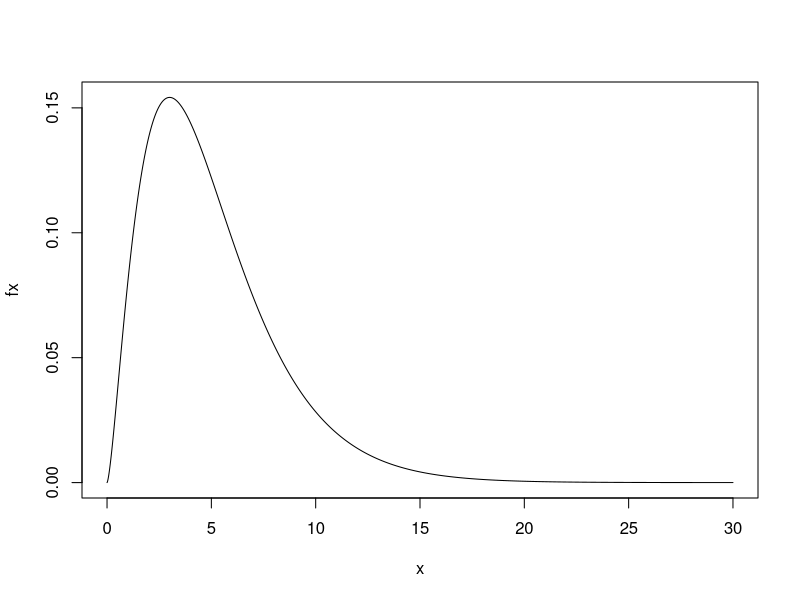
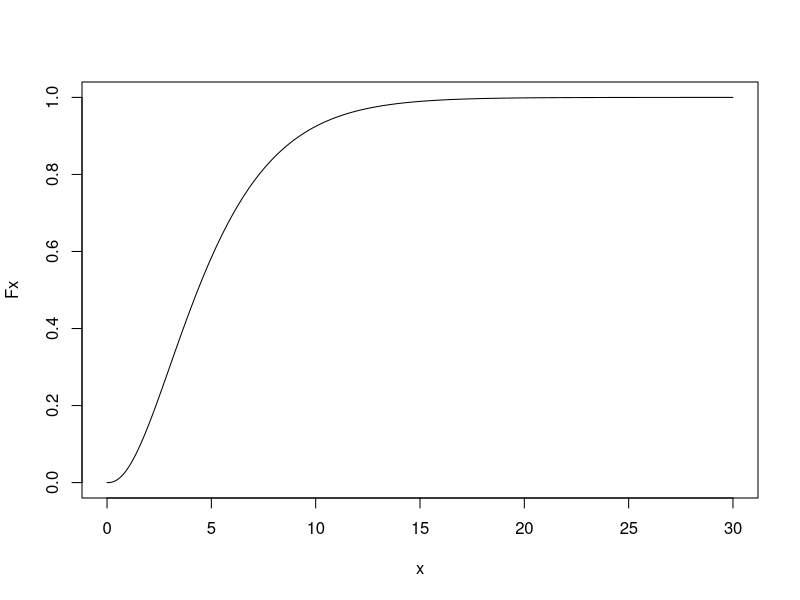
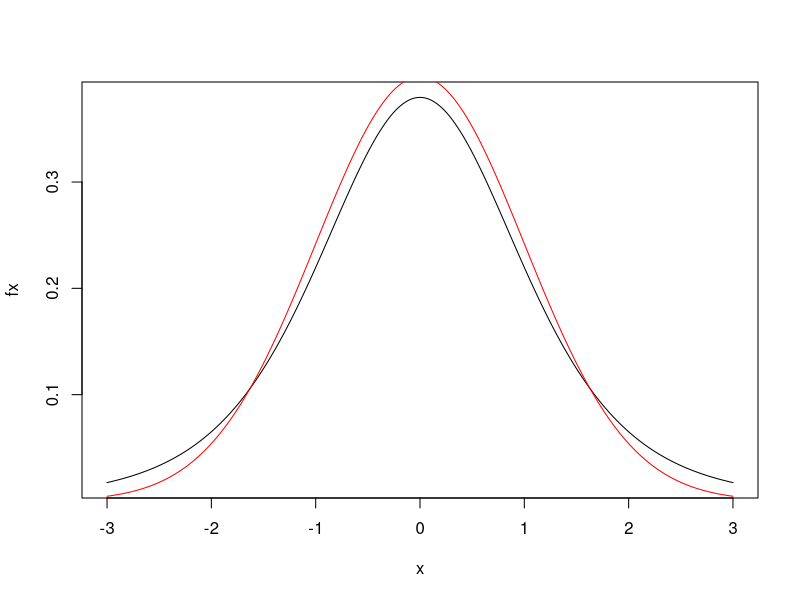
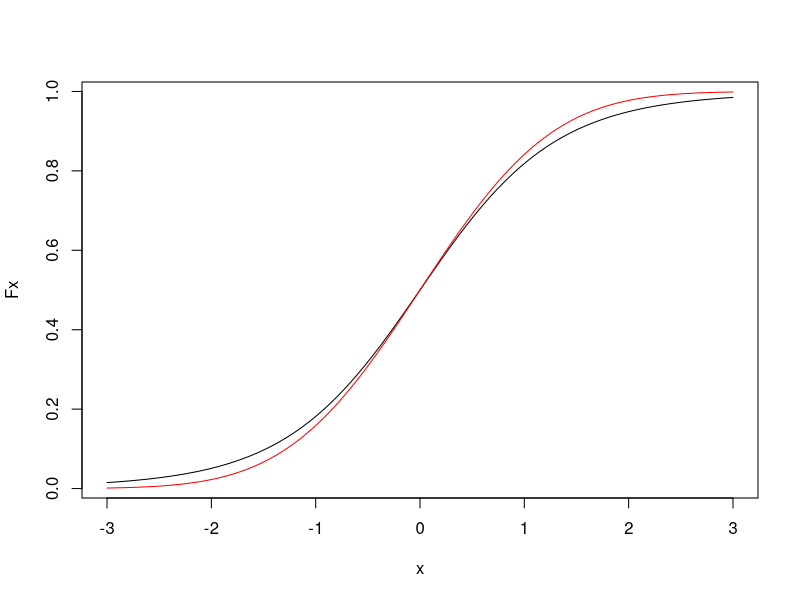
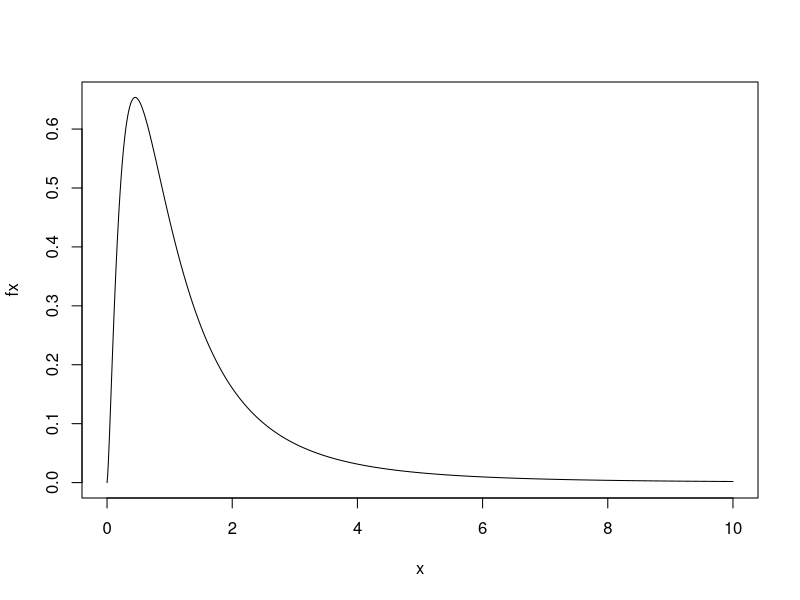
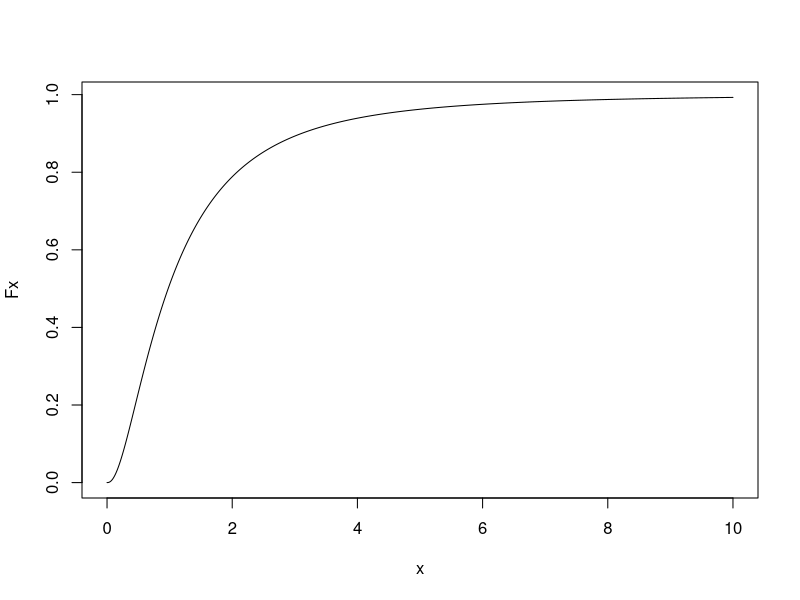
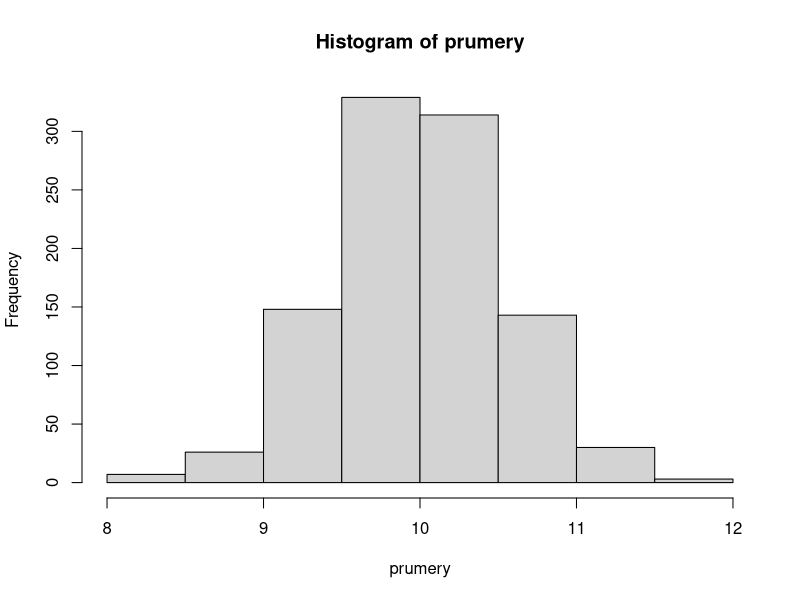
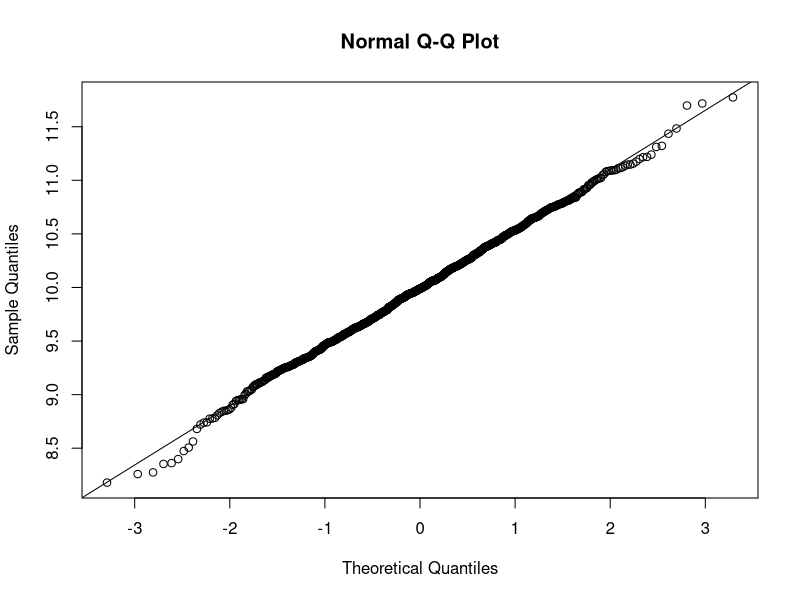

Here is the R script that generated these plots, in order:
# ......................................................................................
# ......................... Cvičení 7. Výběrové charakteristiky.........................
# ..................................... Michal Béreš....................................
# ......................................................................................

# Nezobrazuje-li se vám text korektně, nastavte File \ Reopen with Encoding... na UTF-8
# Pro zobrazení obsahu skriptu použijte CTRL+SHIFT+O
# Pro spouštění příkazů v jednotlivých řádcích použijte CTRL+ENTER

#  Další vybraná spojitá rozdělení ####
# * $\chi^2$ - Chí-kvadrát rozdělení (Pearsnovo rozdělení) ####
# - Použítí: při odhadu směrodatné odchylky (za použití výběrové)
# - Má jediný parametr - počet stupňů volnosti
# - $\frac{S^2}{\sigma^2}(n-1) \sim \chi^2_{n-1}$
#     - $S$ je výběrová směrodatná odchylka


n <- 5 # počet stupňů volnosti
x <- seq(from = 0, to = 30, by = 0.01) # osa x
fx <- dchisq(x = x, df = n) # hustota pravděpodobnosti chí-kvad. rozdělení

plot(x, fx, type = "l")


Fx <- pchisq(q = x, df = n) # distrib. fce. chí-kvad. rozdělení

plot(x, Fx, type = "l")


# * $t$ - Studentovo rozdělení ####
# - Použití: při odhadu střední hodnoty bez přesné znalosti rozptylu (pouze výběrového
# rozptylu)
# - $\frac{\bar X - \mu}{S}\sqrt{n} \sim t_{n-1} $
#     - $\bar X$ je výběrový průměr
#     - $S$ je výběrová směrodatná odchylka
# - s rostoucím počtem stupňů volnosti konverguje k normovanému normálnímu rozdělení


n <- 5 # počet stupňů volnosti
x <- seq(from = -3, to = 3, by = 0.01) # osa x
fx <- dt(x = x, df = n) # hustota pravděpodobnosti studentova rozdělení

plot(x, fx, type = "l")

fnorm <- dnorm(x, mean = 0, sd = 1) # hodnoty norm. normálního roz.
lines(x, fnorm, col = "red") # do posledního grafu


Fx <- pt(q = x, df = n) # hustota pravděpodobnosti studentova rozdělení

plot(x, Fx, type = "l")

Fnorm <- pnorm(x, mean = 0, sd = 1) # hodnoty norm. normálního roz.
lines(x, Fnorm, col = "red") # do posledního grafu


# * $F$ - Fisher-Snedecorovo rozdělení ####
# - Používá se k testování schody rozptylů
# - $\frac{S_1^2/\sigma_1^2}{S_2^2/\sigma_2^2} \sim F_{n_1 - 1, n_2 - 1}$


n <- 5 # počet stupňů volnosti výběr. 1
m <- 6 # počet stupňů volnosti výběr. 2
x <- seq(from = 0, to = 10, by = 0.01) # osa x
fx <- df(x = x, df1 = n, df2 = m) # hustota pravděpodobnosti chí-kvad. rozdělení

plot(x, fx, type = "l")


Fx <- pf(q = x, df1 = n, df2 = m) # hustota pravděpodobnosti chí-kvad. rozdělení

plot(x, Fx, type = "l")


#  Jak se chová průměr hodnot z normálního rozdělení? ####
# Funkce **rnorm(n, mean, sd)** generuje **n** hodnot z normálního rozdělení se střední
# hodnotou **mean** a směrodatnou odchylkou **sd**.


vel_nah_vyberu <- 30
mu <- 10
sigma <- 3
nah_vyber <- rnorm(n = vel_nah_vyberu, mean = mu, sd = sigma)
nah_vyber


mean(nah_vyber)
sd(nah_vyber)


# ** Náhodná veličina: průměr hodnot ####


poc_vyberu <- 1000
prumery <- numeric(poc_vyberu) # numeric vyrobi vektor 0
smer_odchylky <- numeric(poc_vyberu)
for (i in 1:poc_vyberu) {
  nah_vyber <- rnorm(n = vel_nah_vyberu, mean = mu, sd = sigma)
  prumery[i] <- mean(nah_vyber)
  smer_odchylky[i] <- sd(nah_vyber)
}


hist(prumery)


qqnorm(prumery)
qqline(prumery)


mean(prumery)
sd(prumery)
sigma / sqrt(vel_nah_vyberu)


#  Jak se chová průměr hodnot z uniformního rozdělení? ####
# Fukce **runif(n, min, max)** generuje **n** hodnot z uniformního rozdělení
# U(**min,max**).


vel_nah_vyberu <- 30
a <- 1
b <- 7
nah_vyber <- runif(n = vel_nah_vyberu, min = a, max = b)
# nah_vyber


hist(nah_vyber)
qqnorm(nah_vyber)
qqline(nah_vyber)


mu <- (a + b) / 2
mu
mean(nah_vyber)
sigma <- sqrt((b - a)^2 / 12)
sigma
sd(nah_vyber)


# ** Náhodná veličina: průměr hodnot ####


poc_vyberu <- 1000
prumery <- numeric(poc_vyberu)
smer_odchylky <- numeric(poc_vyberu)
for (i in 1:poc_vyberu) {
  nah_vyber <- runif(n = vel_nah_vyberu, min = a, max = b)
  prumery[i] <- mean(nah_vyber)
  smer_odchylky[i] <- sd(nah_vyber)
}


hist(prumery)


qqnorm(prumery)
qqline(prumery)


mean(prumery)
sd(prumery)
sigma / sqrt(vel_nah_vyberu)


#  Příklady ####
# * Příklad 1. ####
# Zatížení letadla s 64 místy nemá překročit 6 000 kg. Jaká je pravděpodobnost, že při
# plném obsazení bude tato hodnota překročena, má-li hmotnost cestujícího střední
# hodnotu 90 kg a směrodatnou odchylku 10 kg?


# X...hmotnost 64 cestujících
# X ~ N(64*90; 64*100)
# P(X > 6000) = 1 - F(6000)

1 - pnorm(q = 6000, mean = 64 * 90, sd = sqrt(64 * 100))


# * Příklad 2. ####
# Zásilka obsahuje 300 výrobků určitého typu. Je známo, že pravděpodobnost zhotovení
# vadného výrobku tohoto typu je 0,04.
# ** a)  ####
# Odhadněte pravděpodobnost, že absolutní odchylka podílu vadných výrobků v zásilce od
# pravděpodobnosti vyrobení vadného výrobku bude menší než 1 %.


# X = (p − π)/sqrt(π*(1 − π))*sqrt(n) ∼ N(0, 1)
# P(-0.01/sqrt(π*(1 − π))*sqrt(n) < X < 0.01/sqrt(π*(1 − π))*sqrt(n))
pi <- 0.04
n <- 300
bound <- 0.01 / sqrt(pi * (1 - pi)) * sqrt(n)
pnorm(q = bound, mean = 0, sd = 1) - pnorm(q = -bound, mean = 0, sd = 1)


# ** b)  ####
# Jak se změní výsledek, jestliže zásilka bude obsahovat 3 000 výrobků?


n <- 3000
bound <- 0.01 / sqrt(pi * (1 - pi)) * sqrt(n)
pnorm(q = bound, mean = 0, sd = 1) - pnorm(q = -bound, mean = 0, sd = 1)


# * Příklad 3. ####
# Cestující pravidelně jezdí do zaměstnání a zpět MHD. Je známo, že doba čekání na
# příjezd MHD se pohybuje v mezích od 0 do 3 minut. Jaká je pravděpodobnost, že celková
# doba čekání zaměstnance na příjezd MHD během 23 pracovních dnů bude kratší než 80
# minut?


# Y...doba i-tého čekání na MHD
# y ~ R(0; 3)
# X...celková doba čekání během 23 dnů (cesta tam a zpět ⇒ 46 čekání)
# X ~ N(46*EY; 46*DY)
# P(X < 80)

a <- 0
b <- 3
n <- 46
EY <- (a + b) / 2
DY <- (b - a)^2 / 12

pnorm(q = 80, mean = n * EY, sd = sqrt(n * DY))


# * Příklad 4. ####
# Předpokládejme, že průměrná spotřeba elektrické energie domácností v určitém městě v
# lednu je 120 kWh a směrodatná odchylka spotřeby je 100 kWh. Určete pravděpodobnost, že
# průměrná spotřeba 100 náhodně vybraných domácností bude větší než 140 kWh.


# Xi...spotřeba i-té domácnosti
# X...průměrná spotřeba 100 domácností
# X ~ N(EXi;Dxi/n)
# P(X > 140)

EXi <- 120
DXi <- 100^2
n <- 100
1 - pnorm(q = 140, mean = EXi, sd = sqrt(DXi / n))


# * Příklad 5. ####
# Společnost Acme Battery Company vyvinula nový typ baterie mobilních telefonů. V
# průměru vydrží baterie 60 minut na jedno nabití. Směrodatná odchylka této doby je 4
# minuty. Předpokládejme, že výrobní oddělení po 6 měsících spustí test kontroly
# kvality. Provedli dva náhodné výběry o rozsahu 10 baterií a v obou zjistili
# směrodatnou odchylku výdrže baterií větší než 6 minut. S jakou pravděpodobností takový
# výsledek mohli očekávat?


# X = (n − 1)S^2/σ^2
# X ∼ χ_n-1
# P(S > 6) = P(X > ...)

n <- 10
S_obs <- 6
sigma <- 4
X_obs <- (n - 1) * S_obs^2 / sigma^2

P_jedno_mereni <- 1 - pchisq(q = X_obs, df = n - 1)
P_jedno_mereni
P_jedno_mereni^2


# * Příklad 6. ####
# Z úmrtnostních tabulek vyplývá pravděpodobnost 0,99, že se 35 - letý muž dožije
# dalšího roku. Roční pojistné této věkové skupiny činí 2 000 Kč, v případě úmrtí
# pojišťovna vyplatí 100 000 Kč. Jaká je pravděpodobnost, že zisk z 500 pojištěných mužů
# ve věku 35 let bude alespoň 500 000 Kč? (Řešte dvěma způsoby - pomocí binomického
# rozdělení a pomoci aproximace binomického rozdělení rozdělením normálním.)


# X...počet mužů z 500, kteří se nedožijí dalšího roku
# X ~ Bi(500; 0.01)
# Z = 500 · 2 000 − X · 100 000
# P(Z ≥ 500 000) = P(X ≤ 5)

pbinom(5, size = 500, prob = 0.01)


# X ~ Bi(500; 0.01) ~ N(500*0.01; 500*0.01*(1-0.01))
# P(X ≤ 5) ~ P(X < 5.5) (oprava na spojitost)

pnorm(5.5, mean = 500 * 0.01, sd = sqrt(500 * 0.01 * (1 - 0.01)))


# * Příklad 7. ####
# Předpokládejme, že v populaci má přibližně 60 % mladých mužů vyšší než doporučenou
# hladinu cholesterolu v séru. S jakou pravděpodobností bude mít v náhodném výběru 200
# mladých mužů více než 120 z nich vyšší než doporučenou hladinu cholesterolu v séru?


# X...počet mladých mužů z 200 s vyšší než doporučenou hladinou cholesterolu v séru
# X ∼ Bi(200; 0.6)
# P(X > 120) = 1 - P(X ≤ 120)

1 - pbinom(120, size = 200, prob = 0.6)


# X ~ N(200*0.6; 200*0.6(1-0.6)), tj. X ≈ N(120; 48)
# 1 - P(X ≤ 120) ~ 1 - P(X < 120.5) (oprava na spojitost)

1 - pnorm(120.5, mean = 200 * 0.6, sd = sqrt(200 * 0.6 * (1 - 0.6)))
